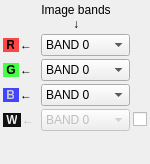
<?xml version="1.0" encoding="UTF-8"?>
<ui version="4.0">
 <class>mvd::ColorSetupWidget</class>
 <widget class="QWidget" name="mvd::ColorSetupWidget">
  <property name="geometry">
   <rect>
    <x>0</x>
    <y>0</y>
    <width>150</width>
    <height>164</height>
   </rect>
  </property>
  <property name="windowTitle">
   <string>Form</string>
  </property>
  <property name="locale">
   <locale language="C" country="AnyCountry"/>
  </property>
  <layout class="QGridLayout" name="gridLayout_2">
   <property name="margin">
    <number>3</number>
   </property>
   <property name="spacing">
    <number>2</number>
   </property>
   <item row="0" column="1">
    <layout class="QGridLayout" name="gridLayout">
     <property name="spacing">
      <number>3</number>
     </property>
     <item row="4" column="0">
      <layout class="QHBoxLayout" name="wHorizontalLayout">
       <property name="spacing">
        <number>1</number>
       </property>
       <property name="sizeConstraint">
        <enum>QLayout::SetMaximumSize</enum>
       </property>
       <item>
        <widget class="QLabel" name="wLabel">
         <property name="enabled">
          <bool>false</bool>
         </property>
         <property name="sizePolicy">
          <sizepolicy hsizetype="Maximum" vsizetype="Maximum">
           <horstretch>0</horstretch>
           <verstretch>0</verstretch>
          </sizepolicy>
         </property>
         <property name="toolTip">
          <string>White (gray) channel.</string>
         </property>
         <property name="text">
          <string>&lt;span style=&quot;color:#EEEEEE;background-color:#111111&quot;&gt;&amp;nbsp;&lt;b&gt;W&lt;/b&gt;&amp;nbsp;&lt;/span&gt;</string>
         </property>
        </widget>
       </item>
       <item>
        <widget class="QLabel" name="wLeftArrow">
         <property name="enabled">
          <bool>false</bool>
         </property>
         <property name="sizePolicy">
          <sizepolicy hsizetype="Maximum" vsizetype="Maximum">
           <horstretch>0</horstretch>
           <verstretch>0</verstretch>
          </sizepolicy>
         </property>
         <property name="text">
          <string>&lt;span&gt;&lt;b&gt;&amp;larr;&lt;/b&gt;&amp;nbsp;&lt;/span&gt;</string>
         </property>
        </widget>
       </item>
      </layout>
     </item>
     <item row="4" column="1">
      <widget class="QComboBox" name="wComboBox">
       <property name="enabled">
        <bool>false</bool>
       </property>
       <property name="sizePolicy">
        <sizepolicy hsizetype="Expanding" vsizetype="Maximum">
         <horstretch>0</horstretch>
         <verstretch>0</verstretch>
        </sizepolicy>
       </property>
       <item>
        <property name="text">
         <string>BAND 0</string>
        </property>
       </item>
       <item>
        <property name="text">
         <string>BAND 1</string>
        </property>
       </item>
       <item>
        <property name="text">
         <string>BAND 2</string>
        </property>
       </item>
      </widget>
     </item>
     <item row="0" column="1">
      <widget class="QLabel" name="fileComponentLabel">
       <property name="sizePolicy">
        <sizepolicy hsizetype="Maximum" vsizetype="Maximum">
         <horstretch>0</horstretch>
         <verstretch>0</verstretch>
        </sizepolicy>
       </property>
       <property name="text">
        <string>&lt;html&gt;&lt;head/&gt;&lt;body&gt;&lt;p align=&quot;center&quot;&gt;Image bands&lt;br/&gt;↓&lt;/p&gt;&lt;/body&gt;&lt;/html&gt;</string>
       </property>
      </widget>
     </item>
     <item row="1" column="0">
      <layout class="QHBoxLayout" name="rHorizontalLayout">
       <property name="spacing">
        <number>1</number>
       </property>
       <property name="sizeConstraint">
        <enum>QLayout::SetMaximumSize</enum>
       </property>
       <item>
        <widget class="QLabel" name="rLabel">
         <property name="sizePolicy">
          <sizepolicy hsizetype="Maximum" vsizetype="Maximum">
           <horstretch>0</horstretch>
           <verstretch>0</verstretch>
          </sizepolicy>
         </property>
         <property name="toolTip">
          <string>Red channel.</string>
         </property>
         <property name="text">
          <string>&lt;span style=&quot;color:#000000;background-color:#FF4444&quot;&gt;&amp;nbsp;&lt;b&gt;R&lt;/b&gt;&amp;nbsp;&lt;/span&gt;</string>
         </property>
        </widget>
       </item>
       <item>
        <widget class="QLabel" name="rLeftArrow">
         <property name="sizePolicy">
          <sizepolicy hsizetype="Maximum" vsizetype="Maximum">
           <horstretch>0</horstretch>
           <verstretch>0</verstretch>
          </sizepolicy>
         </property>
         <property name="text">
          <string>&lt;span&gt;&lt;b&gt;&amp;larr;&lt;/b&gt;&amp;nbsp;&lt;/span&gt;</string>
         </property>
        </widget>
       </item>
      </layout>
     </item>
     <item row="1" column="1">
      <widget class="QComboBox" name="rComboBox">
       <property name="sizePolicy">
        <sizepolicy hsizetype="Expanding" vsizetype="Maximum">
         <horstretch>0</horstretch>
         <verstretch>0</verstretch>
        </sizepolicy>
       </property>
       <item>
        <property name="text">
         <string>BAND 0</string>
        </property>
       </item>
       <item>
        <property name="text">
         <string>BAND 1</string>
        </property>
       </item>
       <item>
        <property name="text">
         <string>BAND 2</string>
        </property>
       </item>
      </widget>
     </item>
     <item row="2" column="0">
      <layout class="QHBoxLayout" name="gHorizontalLayout">
       <property name="spacing">
        <number>1</number>
       </property>
       <property name="sizeConstraint">
        <enum>QLayout::SetMaximumSize</enum>
       </property>
       <item>
        <widget class="QLabel" name="gLabel">
         <property name="sizePolicy">
          <sizepolicy hsizetype="Maximum" vsizetype="Maximum">
           <horstretch>0</horstretch>
           <verstretch>0</verstretch>
          </sizepolicy>
         </property>
         <property name="toolTip">
          <string>Green channel.</string>
         </property>
         <property name="text">
          <string>&lt;span style=&quot;color:#000000;background-color:#44FF44&quot;&gt;&amp;nbsp;&lt;b&gt;G&lt;/b&gt;&amp;nbsp;&lt;/span&gt;</string>
         </property>
        </widget>
       </item>
       <item>
        <widget class="QLabel" name="gLeftArrow">
         <property name="sizePolicy">
          <sizepolicy hsizetype="Maximum" vsizetype="Maximum">
           <horstretch>0</horstretch>
           <verstretch>0</verstretch>
          </sizepolicy>
         </property>
         <property name="text">
          <string>&lt;span&gt;&lt;b&gt;&amp;larr;&lt;/b&gt;&amp;nbsp;&lt;/span&gt;</string>
         </property>
        </widget>
       </item>
      </layout>
     </item>
     <item row="2" column="1">
      <widget class="QComboBox" name="gComboBox">
       <property name="sizePolicy">
        <sizepolicy hsizetype="Expanding" vsizetype="Maximum">
         <horstretch>0</horstretch>
         <verstretch>0</verstretch>
        </sizepolicy>
       </property>
       <item>
        <property name="text">
         <string>BAND 0</string>
        </property>
       </item>
       <item>
        <property name="text">
         <string>BAND 1</string>
        </property>
       </item>
       <item>
        <property name="text">
         <string>BAND 2</string>
        </property>
       </item>
      </widget>
     </item>
     <item row="3" column="0">
      <layout class="QHBoxLayout" name="bHorizontalLayout">
       <property name="spacing">
        <number>1</number>
       </property>
       <property name="sizeConstraint">
        <enum>QLayout::SetMaximumSize</enum>
       </property>
       <item>
        <widget class="QLabel" name="bLabel">
         <property name="sizePolicy">
          <sizepolicy hsizetype="Maximum" vsizetype="Maximum">
           <horstretch>0</horstretch>
           <verstretch>0</verstretch>
          </sizepolicy>
         </property>
         <property name="toolTip">
          <string>Blue channel.</string>
         </property>
         <property name="text">
          <string>&lt;span style=&quot;color:#CCCCCC;background-color:#4444FF&quot;&gt;&amp;nbsp;&lt;b&gt;B&lt;/b&gt;&amp;nbsp;&lt;/span&gt;</string>
         </property>
        </widget>
       </item>
       <item>
        <widget class="QLabel" name="bLeftArrow">
         <property name="sizePolicy">
          <sizepolicy hsizetype="Maximum" vsizetype="Maximum">
           <horstretch>0</horstretch>
           <verstretch>0</verstretch>
          </sizepolicy>
         </property>
         <property name="text">
          <string>&lt;span&gt;&lt;b&gt;&amp;larr;&lt;/b&gt;&amp;nbsp;&lt;/span&gt;</string>
         </property>
        </widget>
       </item>
      </layout>
     </item>
     <item row="3" column="1">
      <widget class="QComboBox" name="bComboBox">
       <property name="sizePolicy">
        <sizepolicy hsizetype="Expanding" vsizetype="Maximum">
         <horstretch>0</horstretch>
         <verstretch>0</verstretch>
        </sizepolicy>
       </property>
       <item>
        <property name="text">
         <string>BAND 0</string>
        </property>
       </item>
       <item>
        <property name="text">
         <string>BAND 1</string>
        </property>
       </item>
       <item>
        <property name="text">
         <string>BAND 2</string>
        </property>
       </item>
      </widget>
     </item>
     <item row="4" column="2">
      <widget class="QCheckBox" name="wCheckBox">
       <property name="toolTip">
        <string>Enable/disable gray-scale mode.</string>
       </property>
       <property name="statusTip">
        <string/>
       </property>
       <property name="text">
        <string/>
       </property>
      </widget>
     </item>
    </layout>
   </item>
   <item row="1" column="1">
    <spacer name="verticalSpacer">
     <property name="orientation">
      <enum>Qt::Vertical</enum>
     </property>
     <property name="sizeType">
      <enum>QSizePolicy::Expanding</enum>
     </property>
     <property name="sizeHint" stdset="0">
      <size>
       <width>20</width>
       <height>0</height>
      </size>
     </property>
    </spacer>
   </item>
  </layout>
 </widget>
 <tabstops>
  <tabstop>rComboBox</tabstop>
  <tabstop>gComboBox</tabstop>
  <tabstop>bComboBox</tabstop>
  <tabstop>wCheckBox</tabstop>
  <tabstop>wComboBox</tabstop>
 </tabstops>
 <resources/>
 <connections>
  <connection>
   <sender>wCheckBox</sender>
   <signal>toggled(bool)</signal>
   <receiver>wComboBox</receiver>
   <slot>setEnabled(bool)</slot>
   <hints>
    <hint type="sourcelabel">
     <x>150</x>
     <y>161</y>
    </hint>
    <hint type="destinationlabel">
     <x>95</x>
     <y>162</y>
    </hint>
   </hints>
  </connection>
  <connection>
   <sender>wCheckBox</sender>
   <signal>toggled(bool)</signal>
   <receiver>wLeftArrow</receiver>
   <slot>setEnabled(bool)</slot>
   <hints>
    <hint type="sourcelabel">
     <x>150</x>
     <y>161</y>
    </hint>
    <hint type="destinationlabel">
     <x>41</x>
     <y>162</y>
    </hint>
   </hints>
  </connection>
  <connection>
   <sender>wCheckBox</sender>
   <signal>toggled(bool)</signal>
   <receiver>wLabel</receiver>
   <slot>setEnabled(bool)</slot>
   <hints>
    <hint type="sourcelabel">
     <x>150</x>
     <y>161</y>
    </hint>
    <hint type="destinationlabel">
     <x>19</x>
     <y>162</y>
    </hint>
   </hints>
  </connection>
  <connection>
   <sender>wCheckBox</sender>
   <signal>toggled(bool)</signal>
   <receiver>bLabel</receiver>
   <slot>setDisabled(bool)</slot>
   <hints>
    <hint type="sourcelabel">
     <x>150</x>
     <y>161</y>
    </hint>
    <hint type="destinationlabel">
     <x>18</x>
     <y>129</y>
    </hint>
   </hints>
  </connection>
  <connection>
   <sender>wCheckBox</sender>
   <signal>toggled(bool)</signal>
   <receiver>bLeftArrow</receiver>
   <slot>setDisabled(bool)</slot>
   <hints>
    <hint type="sourcelabel">
     <x>150</x>
     <y>161</y>
    </hint>
    <hint type="destinationlabel">
     <x>40</x>
     <y>129</y>
    </hint>
   </hints>
  </connection>
  <connection>
   <sender>wCheckBox</sender>
   <signal>toggled(bool)</signal>
   <receiver>bComboBox</receiver>
   <slot>setDisabled(bool)</slot>
   <hints>
    <hint type="sourcelabel">
     <x>150</x>
     <y>161</y>
    </hint>
    <hint type="destinationlabel">
     <x>95</x>
     <y>129</y>
    </hint>
   </hints>
  </connection>
  <connection>
   <sender>wCheckBox</sender>
   <signal>toggled(bool)</signal>
   <receiver>gLabel</receiver>
   <slot>setDisabled(bool)</slot>
   <hints>
    <hint type="sourcelabel">
     <x>150</x>
     <y>161</y>
    </hint>
    <hint type="destinationlabel">
     <x>19</x>
     <y>96</y>
    </hint>
   </hints>
  </connection>
  <connection>
   <sender>wCheckBox</sender>
   <signal>toggled(bool)</signal>
   <receiver>gLeftArrow</receiver>
   <slot>setDisabled(bool)</slot>
   <hints>
    <hint type="sourcelabel">
     <x>150</x>
     <y>161</y>
    </hint>
    <hint type="destinationlabel">
     <x>41</x>
     <y>96</y>
    </hint>
   </hints>
  </connection>
  <connection>
   <sender>wCheckBox</sender>
   <signal>toggled(bool)</signal>
   <receiver>gComboBox</receiver>
   <slot>setDisabled(bool)</slot>
   <hints>
    <hint type="sourcelabel">
     <x>150</x>
     <y>161</y>
    </hint>
    <hint type="destinationlabel">
     <x>95</x>
     <y>96</y>
    </hint>
   </hints>
  </connection>
  <connection>
   <sender>wCheckBox</sender>
   <signal>toggled(bool)</signal>
   <receiver>rLabel</receiver>
   <slot>setDisabled(bool)</slot>
   <hints>
    <hint type="sourcelabel">
     <x>150</x>
     <y>161</y>
    </hint>
    <hint type="destinationlabel">
     <x>18</x>
     <y>63</y>
    </hint>
   </hints>
  </connection>
  <connection>
   <sender>wCheckBox</sender>
   <signal>toggled(bool)</signal>
   <receiver>rLeftArrow</receiver>
   <slot>setDisabled(bool)</slot>
   <hints>
    <hint type="sourcelabel">
     <x>150</x>
     <y>161</y>
    </hint>
    <hint type="destinationlabel">
     <x>40</x>
     <y>63</y>
    </hint>
   </hints>
  </connection>
  <connection>
   <sender>wCheckBox</sender>
   <signal>toggled(bool)</signal>
   <receiver>rComboBox</receiver>
   <slot>setDisabled(bool)</slot>
   <hints>
    <hint type="sourcelabel">
     <x>150</x>
     <y>161</y>
    </hint>
    <hint type="destinationlabel">
     <x>95</x>
     <y>63</y>
    </hint>
   </hints>
  </connection>
 </connections>
</ui>
